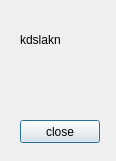
<?xml version="1.0" encoding="UTF-8"?>
<ui version="4.0">
 <class>AboutDialog</class>
 <widget class="QDialog" name="AboutDialog">
  <property name="enabled">
   <bool>true</bool>
  </property>
  <property name="geometry">
   <rect>
    <x>0</x>
    <y>0</y>
    <width>116</width>
    <height>161</height>
   </rect>
  </property>
  <property name="windowTitle">
   <string>About</string>
  </property>
  <widget class="QLabel" name="label">
   <property name="geometry">
    <rect>
     <x>20</x>
     <y>30</y>
     <width>111</width>
     <height>20</height>
    </rect>
   </property>
   <property name="text">
    <string>kdslakn</string>
   </property>
  </widget>
  <widget class="QPushButton" name="closeButton">
   <property name="geometry">
    <rect>
     <x>20</x>
     <y>120</y>
     <width>80</width>
     <height>23</height>
    </rect>
   </property>
   <property name="text">
    <string>close</string>
   </property>
  </widget>
 </widget>
 <resources/>
 <connections/>
</ui>
